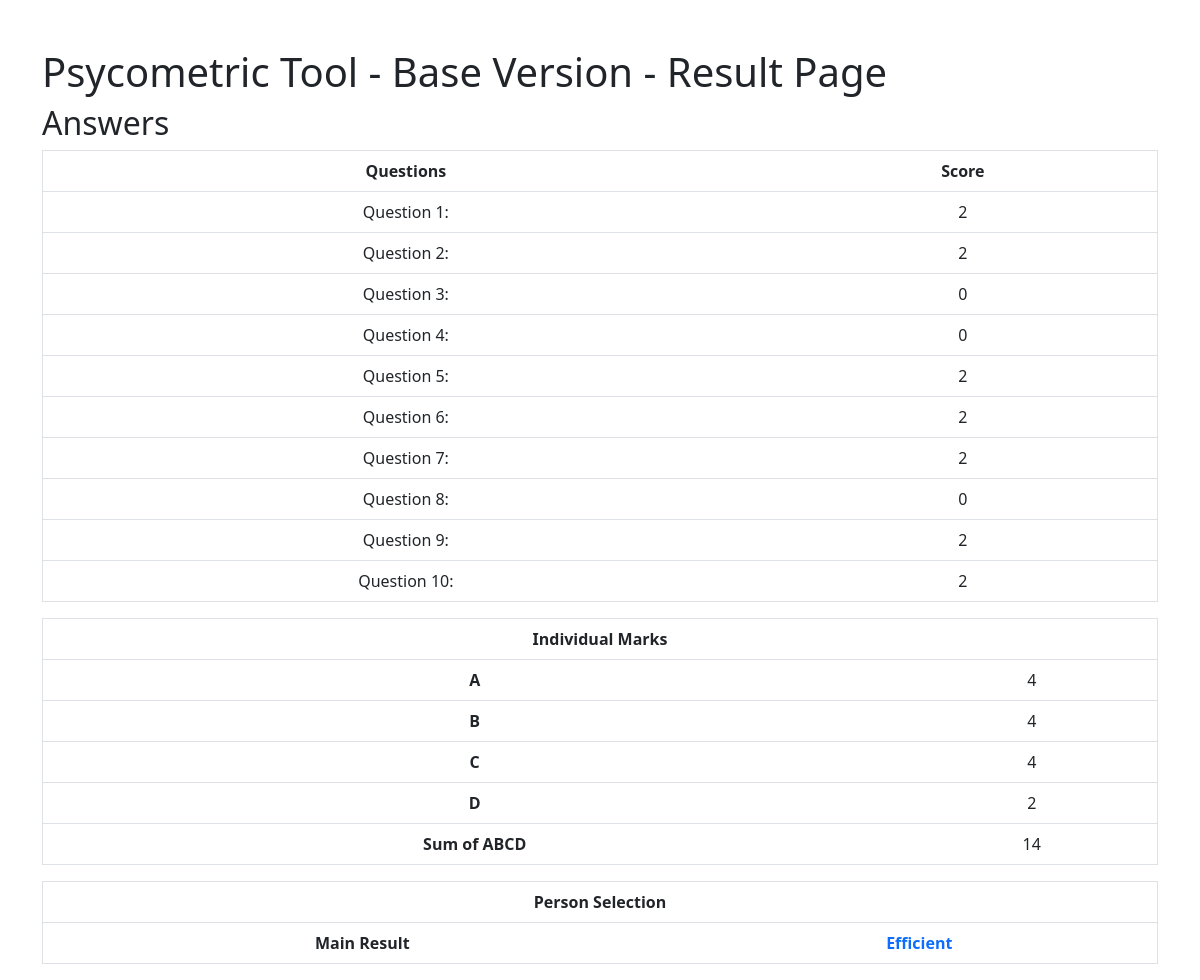
Page /survey/thanks/ (signed in) on the committed database.
### authentication/models.py (models this page shows, shortened)
class SurveyResponse(models.Model):
    user = models.ForeignKey(User, on_delete=models.CASCADE, default=1)  # Replace 1 with your actual default user ID
    question1 = models.IntegerField()
    question2 = models.IntegerField()
    question3 = models.IntegerField()
    question4 = models.IntegerField()
    question5 = models.IntegerField()
    question6 = models.IntegerField()
    question7 = models.IntegerField()
    question8 = models.IntegerField()
    question9 = models.IntegerField()
    question10 = models.IntegerField()

### authentication/views.py (the view)
# urls.py: path('survey/thanks/', auth_views.survey_thanks_view, name='survey_thanks'),
@login_required
def survey_thanks_view(request):
    latest_response = SurveyResponse.objects.latest('id')
    question1_sum = sum(int(digit) for digit in str(latest_response.question1))
    question2_sum = sum(int(digit) for digit in str(latest_response.question2))
    question3_sum = sum(int(digit) for digit in str(latest_response.question3))
    question4_sum = sum(int(digit) for digit in str(latest_response.question4))
    question5_sum = sum(int(digit) for digit in str(latest_response.question5))
    question6_sum = sum(int(digit) for digit in str(latest_response.question6))
    question7_sum = sum(int(digit) for digit in str(latest_response.question7))
    question8_sum = sum(int(digit) for digit in str(latest_response.question8))
    question9_sum = sum(int(digit) for digit in str(latest_response.question9))
    question10_sum = sum(int(digit) for digit in str(latest_response.question10))
    a = question1_sum + question2_sum + question3_sum
    b = question4_sum + question5_sum + question6_sum
    c = question7_sum + question8_sum + question9_sum
    d = question10_sum
    total_sum = a + b + c + d
    if total_sum <= 10:
            result = "Inefficient"
    else:
            result = "Efficient"
    return render(request, 'survey_thanks.html', {
        'latest_response': latest_response,
        'a' : a,
        'b' : b,
        'c' : c,
        'd' : d,
        'total_sum': total_sum,
        'result' : result
    })

### authentication/templates/survey_thanks.html (shortened to what this page needs)
<!DOCTYPE html>
<html lang="en">
<head>
    <link href="https://cdn.jsdelivr.net/npm/bootstrap@5.3.0/dist/css/bootstrap.min.css" rel="stylesheet">
</head>
<body>
    <div class="container mt-5">
        <h1>Psycometric Tool - Base Version - Result Page</h1>
        <h2>Answers</h2>
        <div class="table-responsive table-bordered">
            <table class="table text-center">
                <thead>
                    <tr>
                        <th scope="col">Questions</th>
                        <th scope="col">Score</th>
                    </tr>
                </thead>
                <tbody>
                    <tr>
                        <td>Question 1:</td>
                        <td>{{ latest_response.question1 }}</td>
                    </tr>
                    <tr>
                        <td>Question 2:</td>
                        <td>{{ latest_response.question2 }}</td>
                    </tr>
                    <tr>
                        <td>Question 3:</td>
                        <td>{{ latest_response.question3 }}</td>
                    </tr>
                    <tr>
                        <td>Question 4:</td>
                        <td>{{ latest_response.question4 }}</td>
                    </tr>
                    <tr>
                        <td>Question 5:</td>
                        <td>{{ latest_response.question5 }}</td>
                    </tr>
                    <tr>
                        <td>Question 6:</td>
                        <td>{{ latest_response.question6 }}</td>
                    </tr>
                    <tr>
                        <td>Question 7:</td>
                        <td>{{ latest_response.question7 }}</td>
                    </tr>
                    <tr>
                        <td>Question 8:</td>
                        <td>{{ latest_response.question8 }}</td>
                    </tr>
                    <tr>
                        <td>Question 9:</td>
                        <td>{{ latest_response.question9 }}</td>
                    </tr>
                    <tr>
                        <td>Question 10:</td>
                        <td>{{ latest_response.question10 }}</td>
                    </tr>
                </tbody>
            </table>
            <table class="table">
                <thead>
                    <tr class="text-center">
                        <th colspan="2">Individual Marks</th>
                    </tr>
                </thead>
                <tbody>
                    <tr>
                        <td class="text-center fw-bold">A</td>
                        <td class="text-center">{{ a }}</td>
                    </tr>
                    <tr>
                        <td class="text-center fw-bold">B</td>
                        <td class="text-center">{{ b }}</td>
                    </tr>
                    <tr>
                        <td class="text-center fw-bold">C</td>
                        <td class="text-center">{{ c }}</td>
                    </tr>
                    <tr>
                        <td class="text-center fw-bold">D</td>
                        <td class="text-center">{{ d }}</td>
                    </tr>
                    <tr>
                        <td class="text-center fw-bold">Sum of ABCD</td>
                        <td class="text-center">{{ total_sum }}</td>
                    </tr>
                </tbody>
            </table>
            <table class="table">
                <thead>
                    <tr class="text-center">
                        <th colspan="2">Person Selection</th>
                    </tr>
                </thead>
                <tbody>
                    <tr>
                        <td class="text-center fw-bold">Main Result</td>
                        <td class="text-center text-primary fw-bolder">{{ result }}
                        </td>
                    </tr>
                </tbody>
            </table>
        </div>
    </div>
</body>
</html>

### rows in the picture
SurveyResponse: question1 "2", question2 "2", question3 "0", question4 "0", question5 "2", question6 "2", question7 "2", question8 "0", question9 "2", question10 "2"

### other values in the picture
{{ a }} "4"
{{ b }} "4"
{{ c }} "4"
{{ d }} "2"
{{ total_sum }} "14"
{{ result }} "Efficient"
